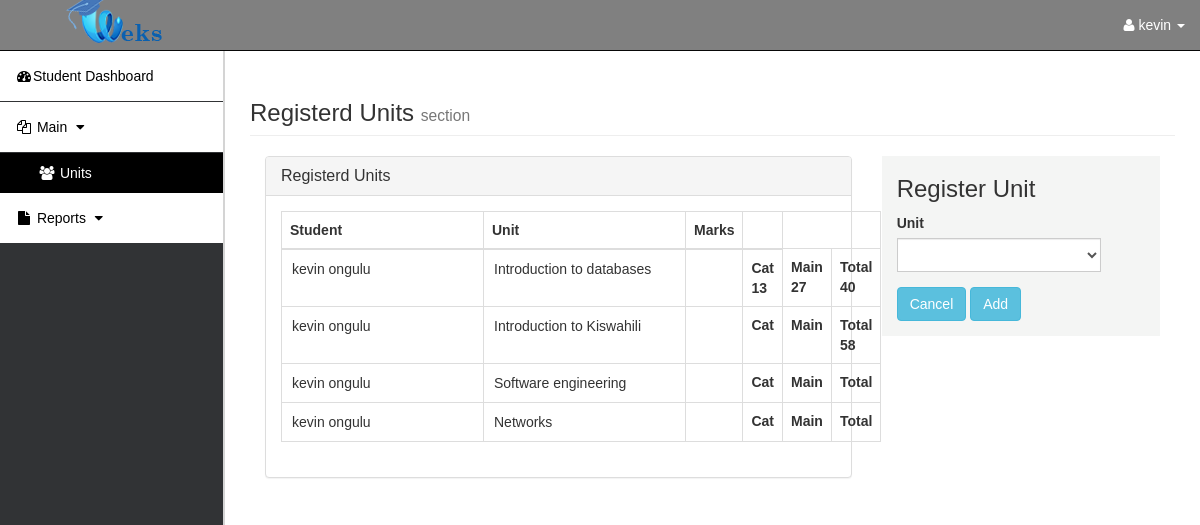
Screenshot of /rms.php?page=registered_units (signed in) with the database file from the repository.
### tables this page shows
CREATE TABLE `registered_units` (
  `id` int(10) NOT NULL,
  `student` int(10) NOT NULL,
  `unit` int(10) NOT NULL,
  `date_registered` datetime NOT NULL DEFAULT current_timestamp(),
  `marks` int(3) DEFAULT NULL,
  `date_updated` datetime NOT NULL,
  `school_year` int(10) NOT NULL DEFAULT 1,
  `semester` int(10) NOT NULL DEFAULT 1,
  `study_year` int(10) NOT NULL DEFAULT 1,
  `cat_marks` int(3) DEFAULT NULL,
  `main_exam_marks` int(3) DEFAULT NULL
);

CREATE TABLE `user` (
  `USER_ID` int(11) NOT NULL,
  `LASTNAME` varchar(30) NOT NULL,
  `FIRSTNAME` varchar(30) NOT NULL,
  `MIDDLE_NAME` varchar(100) NOT NULL,
  `USERNAME` varchar(100) NOT NULL,
  `USER_TYPE` varchar(15) NOT NULL,
  `ADDRESS` varchar(255) NOT NULL,
  `GENDER` varchar(10) NOT NULL,
  `DOB` date NOT NULL DEFAULT current_timestamp(),
  `EMAIL` varchar(100) NOT NULL,
  `PASSWORD` varchar(255) NOT NULL DEFAULT '0192023a7bbd73250516f069df18b500'
);

CREATE TABLE `subjects` (
  `SUBJECT_ID` int(11) NOT NULL,
  `SUBJECT` varchar(100) NOT NULL,
  `FOR` int(10) DEFAULT NULL,
  `DESCRIPTION` text NOT NULL,
  `LECTURER` int(10) NOT NULL,
  `study_year` int(10) NOT NULL DEFAULT 1,
  `grade` int(10) NOT NULL DEFAULT 1,
  `semester` int(10) DEFAULT NULL
);

### registered_units.php (the view, shortened to what this page needs)
          <h3 class="page-header"> Registerd Units <small>section</small></h3>
       <div class="col-md-8 " id="s_page">
        <div class="panel panel-default">
        <div class="panel-heading">
          <h3 class="panel-title"> Registerd Units</h3>
        </div>
        <div class="panel-body">
  <table id="students" class="table table-hover table-bordered">
    <thead>
      <tr>
        <th>Student</th>
        <th>Unit</th>
        <th>Marks</th>
        <th></th>
      </tr>
    </thead>
    <tbody>
    <?php
    include 'db.php';
     if($_SESSION['user_type'] == "STUDENT"){
        $user_id=$_SESSION['ID'];
        $student=$conn->query("SELECT STUDENT_ID,PROGRAM FROM students where USER='$user_id'");
        $student=mysqli_fetch_assoc($student);
        $student_id=$student['STUDENT_ID'];
        $student_course_id=$student['PROGRAM'];
        $more_sql=" WHERE student=$student_id";
        $more_units_sql=" WHERE subjects.FOR='$student_course_id'";
      }
    $sql=  mysqli_query($conn, "SELECT registered_units.main_exam_marks,registered_units.cat_marks,registered_units.id,registered_units.marks,subjects.SUBJECT_ID,subjects.SUBJECT,students.STUDENT_ID,user.FIRSTNAME,user.LASTNAME FROM registered_units JOIN students ON registered_units.student=students.STUDENT_ID JOIN subjects ON registered_units.unit=subjects.SUBJECT_ID JOIN user ON students.USER=user.USER_ID $more_sql Order by registered_units.id ASC");
    while($row = mysqli_fetch_assoc($sql)) {
    ?>
      <tr>
        <td><input id="studentname<?php echo $row["id"] ?>"  name="" type="text" style="border:0px" value="<?php echo $row['FIRSTNAME'].' '.$row['LASTNAME'] ?>" readonly></td>
        <td><input id="unitname<?php echo $row["id"] ?>"  name="" type="text" style="border:0px" value="<?php echo $row['SUBJECT'] ?>" readonly></td>
        <td>
          <th>Cat<br><?php echo $row['cat_marks'] ?></th>
          <th>Main<br><?php echo $row['main_exam_marks'] ?></th>
          <th>Total<br><?php echo $row['marks'] ?></th>
        </td>
      </tr>
      <?php
    }
      ?>
    </tbody>
  </table>
</div>
</div>
</div>
      <div class="col-md-4" id="">
            <div style="background-color:rgba(208, 212, 209, 0.23);padding-left:30px">
      <div class="row main">
        <div class="main-login main-center">
        <h3 id="head">Register Unit</h3>
          <form class="" method="post">
            <div class="form-group">
              <label for="sub" class="cols-sm-2 control-label">Unit</label>
              <div class="cols-sm-4">
                <div class="input-group">
                  <select name="unit" class="form-control" id="unit1">
                  <option id="unit"></option>
                  <?php
                  include 'db.php';
                  $sql = mysqli_query($conn,"SELECT * from subjects $more_units_sql ORDER BY SUBJECT_ID");
                  while($row=mysqli_fetch_assoc($sql)){
                   ?>
                  <option value="<?php echo $row['SUBJECT_ID'] ?>">
                  </option>
                  <?php } mysqli_close($conn); ?>
                  </select>
                </div>
              </div>
            </div>
            <div class="form-group ">
            <input type="reset" class="btn btn-info " id="reset" name="reset" value="Cancel">
              <button class="btn btn-info" id="btn_add">Add</button>
            </div>
          </form>
        </div>
      </div>
    </div>
    </div>

### asset/css/sb-admin.css (style rules this page uses)
body { margin-top: 100px; background-color: #222; }
@media (min-width:768px) { body { margin-top: 50px; } }

### asset/css/styles.css (style rules this page uses)
* { box-sizing:border-box }
body { font-family: Verdana,sans-serif; }

### rows the page displays
registered_units: LASTNAME "kevin ongulu", unit.SUBJECT "Introduction to databases", cat_marks "13", main_exam_marks "27", marks "40"
registered_units: LASTNAME "kevin ongulu", unit.SUBJECT "Introduction to Kiswahili", marks "58"
registered_units: LASTNAME "kevin ongulu", unit.SUBJECT "Software engineering"
registered_units: LASTNAME "kevin ongulu", unit.SUBJECT "Networks"

### other values shown
$_SESSION['fname'] "kevin"
